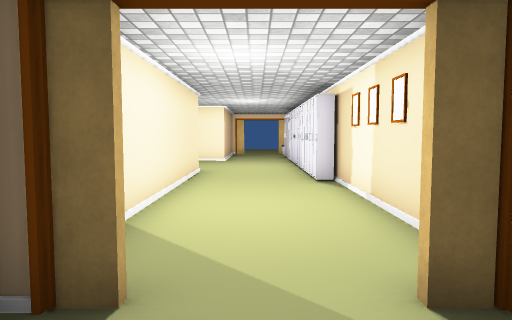
View 1 (above)

24 first-person views from a walk through a Unity game level. The camera is 1.2 m above the floor, tilts 4° down and sees 70° across. The floor is counted in squares, 1 m on a side. Each view is taken from the middle of a square. On the plan, view 1 faces up. The plan holds only what a view shows up to about 15 squares ahead; the rest is blank. The place goes on beyond the plan. Some animated figures are not drawn. Door leaves are left out, so doorways stand open. Some surface patterns are stand-ins.

View 2
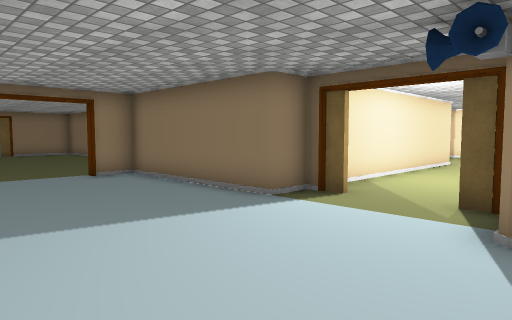

View 3
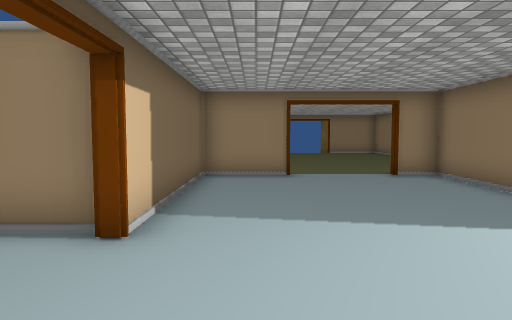

View 4
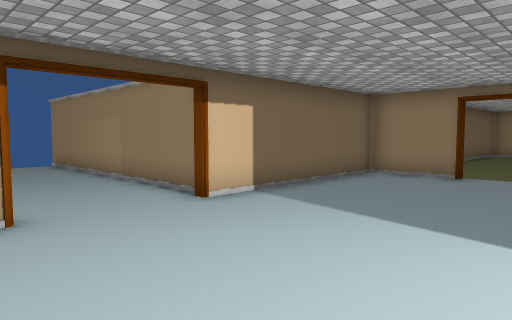

View 5
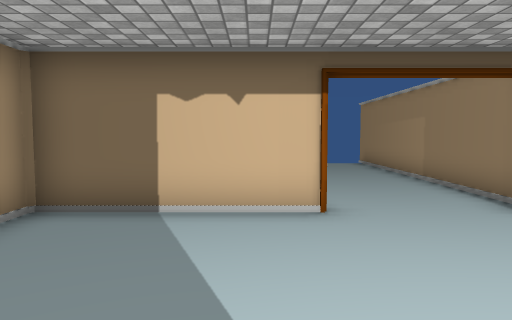

View 6
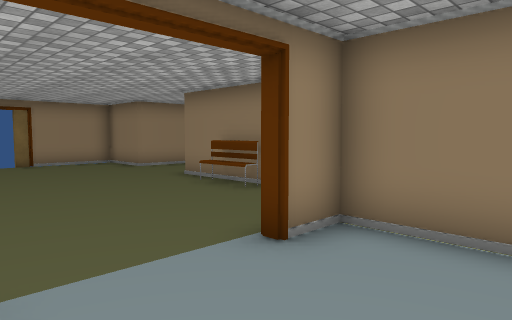

View 7
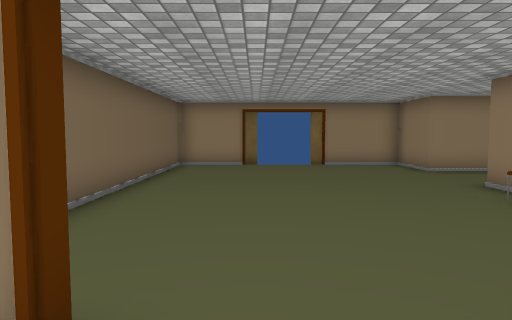

View 8
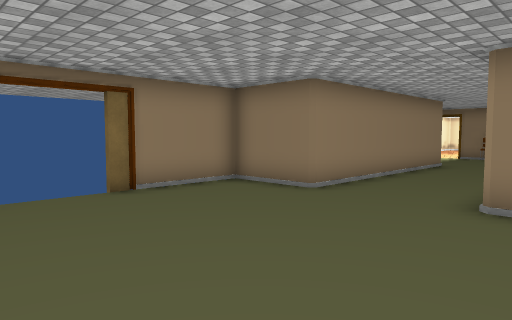

View 9
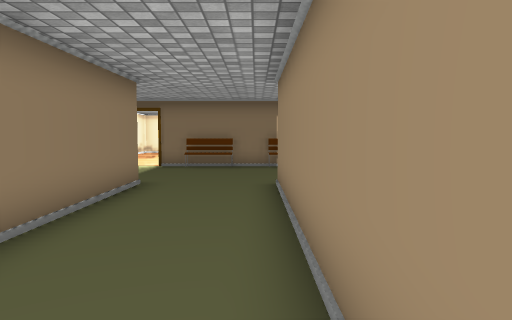

View 10
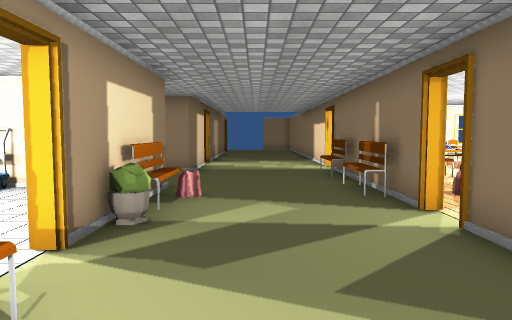

View 11
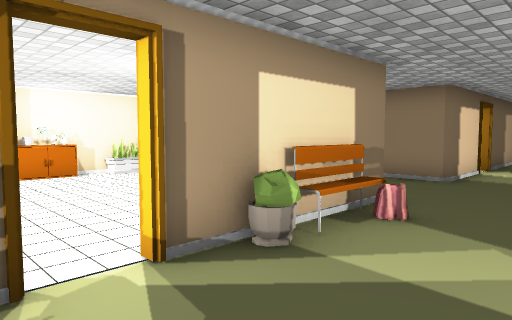

View 12
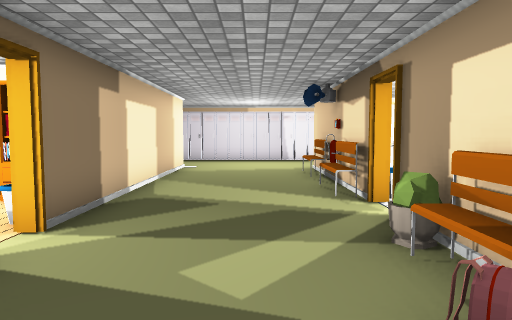

View 13
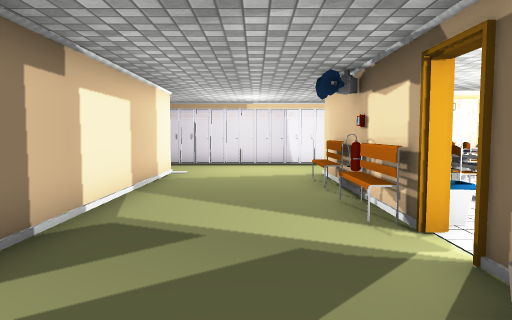

View 14
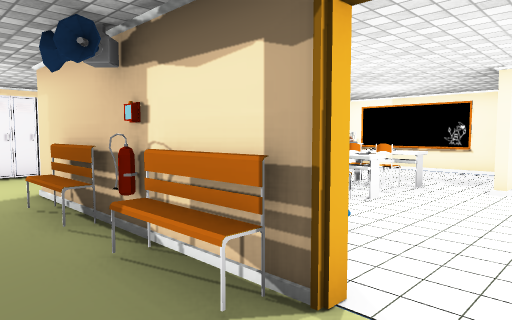

View 15
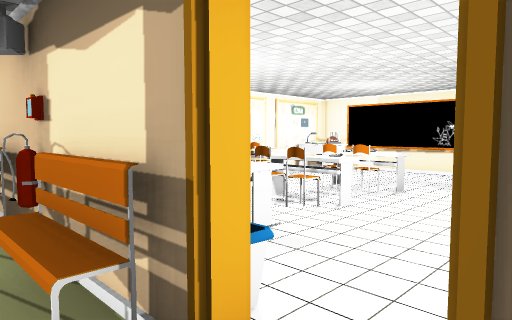

View 16
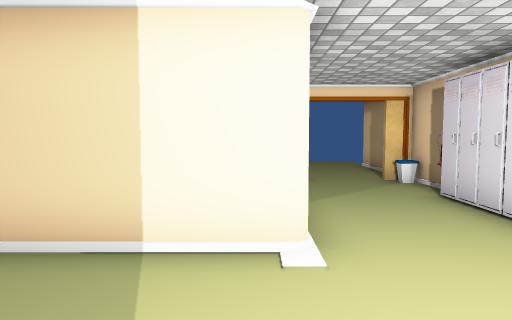

View 17
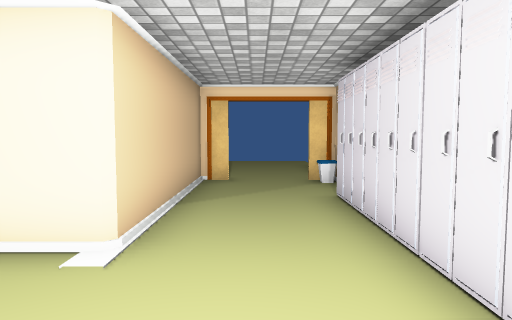

View 18
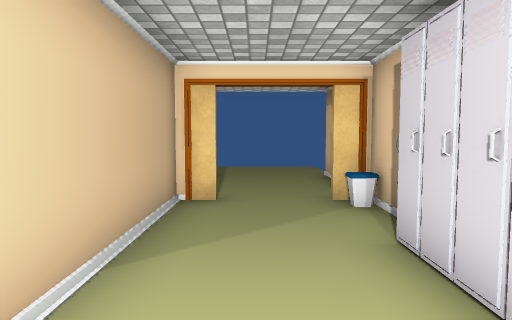

View 19
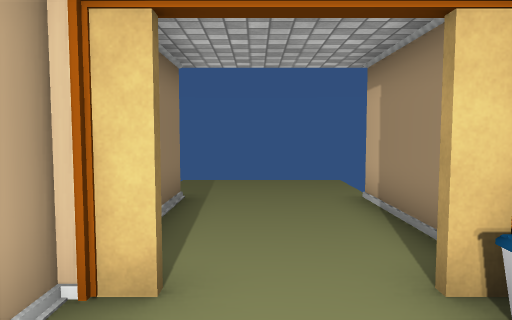

View 20
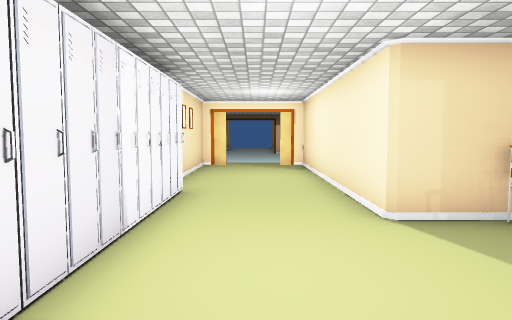

View 21
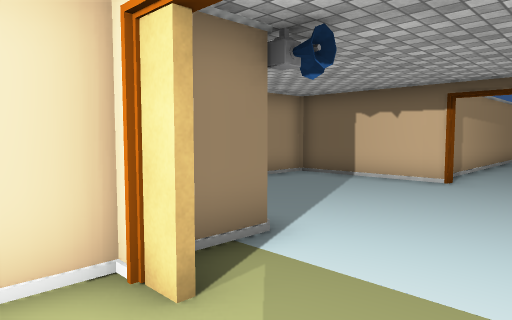

View 22
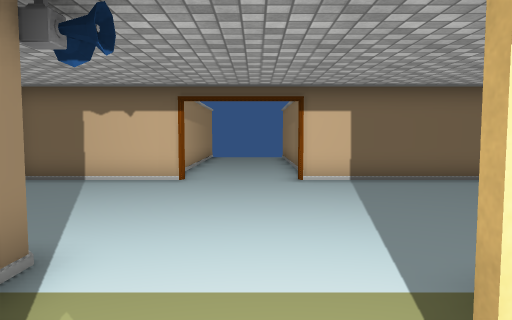

View 23
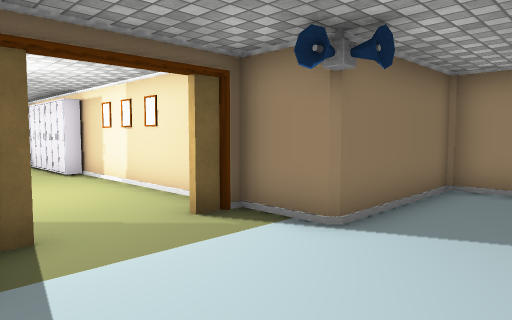

View 24
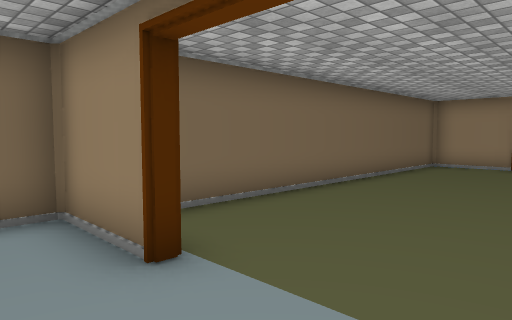

### Floor plan
Key: @ floor where view 1 was taken; # wall or solid block; x gap in a wall; . floor; D open door; v drop or lower ground; S speaker; B bench; T thing the floor can be seen under or through; C cart; H chair; E desk; I bin; O other object.
Columns run from 21 left of view 1 to 6 right of it. Each row starts with its distance up from view 1.
 30                    vvvvv
 29                    v...v
 28                    v...v
 27                    x...x
 26                    #...#
 25                     ...#
 24                     ...#
 23   O                ##DD#
 22  OO                #...I
 21  .O.               #...O
 20    ..O             #...O
 19       O            #...O
 18       OO   .OO     #...O
 17 #xD#### # D#########...O
 16 ....B..B...............O
 15 .......................O
 14 .......................O
 13 ...............O.......O
 12 D###...###OTDB######...O
 11    #...       .    #...O
 10    #...#......EHEO #...O
  9    #...#......EE OO#...#
  8    #...C .....EHEOO#...#
  7    #...# .....EE OO#...#
  6    #...#.....#EHEEO#...#
  5    #... .... #EEEEE#...#
  4 ####...## OO  .....#...#
  3 #......##B##  ...OO#DDD#
  2 #...........   OOOO#DDD##
  1 #............#######...S####
  0 DD...................@......
 -1 DD..........................
 -2 DD.........................
 -3 #...........................
 -4 #............#..............
 -5 ##############..............
 -6              #######...#####
 -7                    #...#
 -8                    #...#
 -9                    #...#
-10                    #...#
-11                    #...#
-12                    #...#

Positions as (right, up) in squares from view 1, and headings:
1: (0, 0), facing up
2: (3, -4), facing up-left
3: (3, -4), facing left
4: (3, 0), facing down-left
5: (3, 0), facing down
6: (-5, -3), facing up-left
7: (-6, -2), facing left
8: (-13, -3), facing up-left
9: (-15, 3), facing up
10: (-6, 14), facing left
11: (-8, 15), facing down-left
12: (-15, 14), facing right
13: (-13, 14), facing right
14: (-10, 14), facing down-right
15: (-10, 13), facing down-right
16: (-2, 13), facing up
17: (0, 13), facing up
18: (0, 16), facing up
19: (0, 20), facing up
20: (0, 17), facing down
21: (-1, 4), facing down-right
22: (0, 4), facing down
23: (-2, -2), facing up-right
24: (-6, 0), facing down-left
